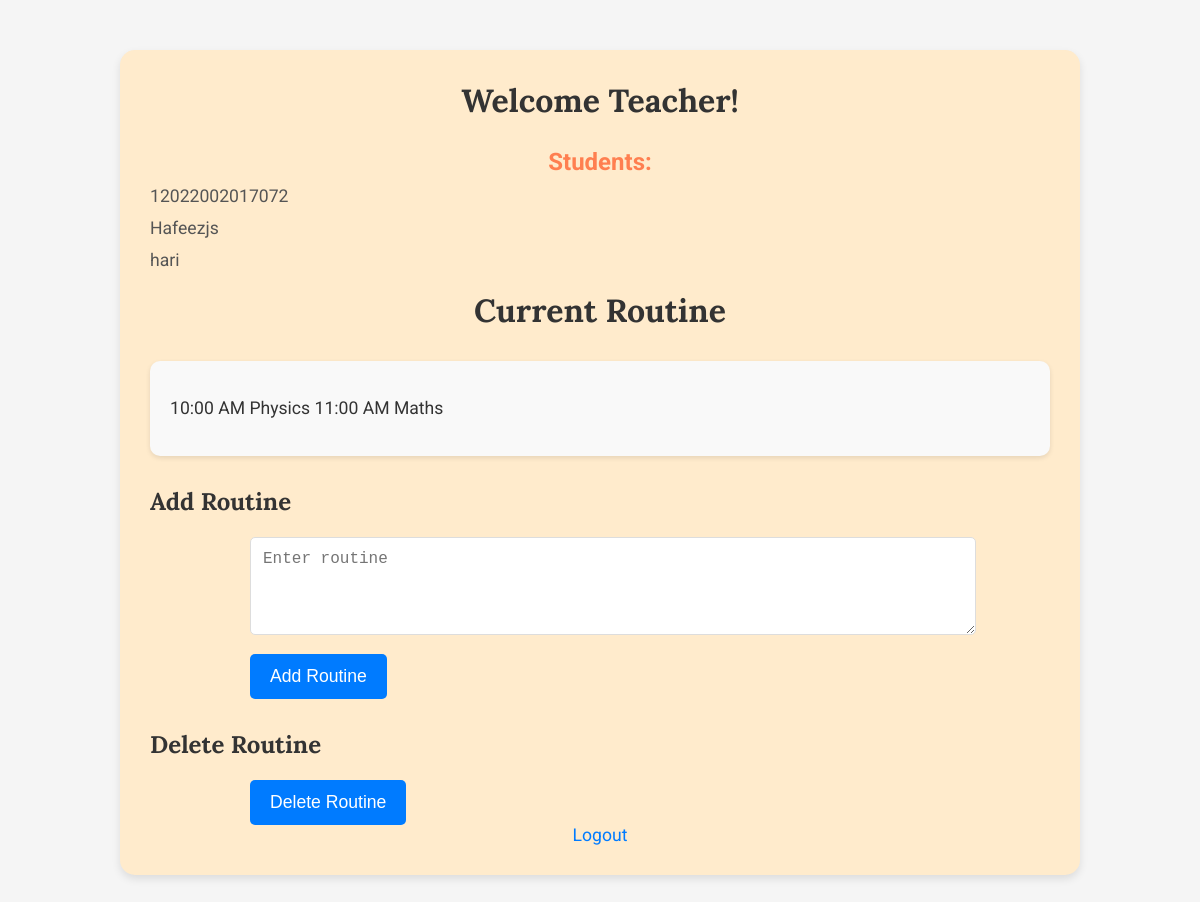
Page /teacher/dashboard (signed in) on the committed database.
### app.py (models this page shows)
class User(UserMixin, db.Model):
    id = db.Column(db.Integer, primary_key=True)
    username = db.Column(db.String(100), unique=True, nullable=False)
    password = db.Column(db.String(100), nullable=False)
    role = db.Column(db.String(20), nullable=False)

class Routine(db.Model):
    id = db.Column(db.Integer, primary_key=True)
    teacher_id = db.Column(db.Integer, db.ForeignKey('user.id'), nullable=False)
    routine = db.Column(db.Text, nullable=False)
    date = db.Column(db.Date, nullable=False, default=datetime.now().date() + timedelta(days=1))
    teacher = db.relationship('User', foreign_keys=[teacher_id], backref=db.backref('teacher_routines', lazy=True))

### app.py (the view)
@app.route('/teacher/dashboard')
@login_required
def teacher_dashboard():
    if current_user.role != 'teacher':
        return redirect(url_for('login'))
    teacher_routine = get_teacher_routine(current_user.id)  # Get teacher's routine from the database
    students = User.query.filter_by(role='student').all()
    return render_template('teacher_dashboard.html', routine=teacher_routine, students=students)

### app.py (called while the page is built)
@login_manager.user_loader
def load_user(user_id):
    return User.query.get(int(user_id))

def get_teacher_routine(teacher_id):
    routine = Routine.query.filter_by(teacher_id=teacher_id).first()
    if routine:
        return routine.routine
    else:
        return None

### templates/teacher_dashboard.html (shortened to what this page needs)
<!DOCTYPE html>
<html lang="en">
<head>
</head>
<body>
    <div class="dashboard-container">
        <h2>Welcome Teacher!</h2>
        <h3>Students:</h3>
        <ul>
            {% for student in students %}
            <li>{{ student.username }}</li>
            {% endfor %}
        </ul>
        <h2>Current Routine</h2>
        <div class="routine-container">
            {% if routine %}
                <p>{{ routine }}</p>
            {% else %}
                <p>No routine available.</p>
            {% endif %}
        </div>
        <div class="form-container">
            <h2>Add Routine</h2>
            <form action="{{ url_for('create_routine') }}" method="POST">
                <textarea name="routine" rows="4" placeholder="Enter routine"></textarea>
                <button type="submit">Add Routine</button>
            </form>
        </div>
        <div class="form-container">
            <h2>Delete Routine</h2>
            <form action="{{ url_for('delete_routine') }}" method="POST">
                <button type="submit">Delete Routine</button>
            </form>
        </div>
        <a href="{{ url_for('logout') }}" class="logout-link">Logout</a>
    </div>
</body>
</html>

### templates/teacher_dashboard.html (style rules this page uses)
body { font-family: 'Roboto', sans-serif; background-color: #f5f5f5; color: #333; margin: 0; padding: 0; }
.dashboard-container { text-align: center; margin: 50px auto; padding: 30px; max-width: 900px; background-color: #ffebcc; border-radius: 15px; box-shadow: 0 4px 8px rgba(0, 0, 0, 0.1); }
h2 { font-family: 'Lora', serif; color: #333; font-size: 2rem; margin-top: 0; }
h3 { color: #ff7f50; font-size: 1.5rem; margin-bottom: 10px; }
ul { list-style: none; padding: 0; margin: 0; text-align: left; margin-bottom: 20px; }
ul li { margin-bottom: 12px; font-size: 1.1rem; color: #555; }
textarea { width: 100%; padding: 12px; border-radius: 5px; border: 1px solid #ddd; font-size: 1rem; margin-bottom: 15px; color: #333; }
button { background-color: #007bff; color: #fff; padding: 12px 20px; border: none; border-radius: 5px; font-size: 1.1rem; cursor: pointer; transition: background-color 0.3s ease; }
.logout-link { color: #007bff; text-decoration: none; font-size: 1.1rem; margin-top: 20px; }
.routine-container { margin-top: 30px; background-color: #f9f9f9; padding: 20px; border-radius: 10px; box-shadow: 0 2px 5px rgba(0, 0, 0, 0.1); text-align: left; }
.routine-container p { font-size: 1.1rem; color: #333; }
.form-container { margin-top: 30px; text-align: left; }
.form-container h2 { font-size: 1.5rem; color: #333; }
.form-container form { max-width: 700px; margin: 0 auto; }

### rows in the picture
User: username "12022002017072"
User: username "Hafeezjs"
User: username "hari"
Routine: routine "10:00 AM Physics 11:00 AM Maths"
